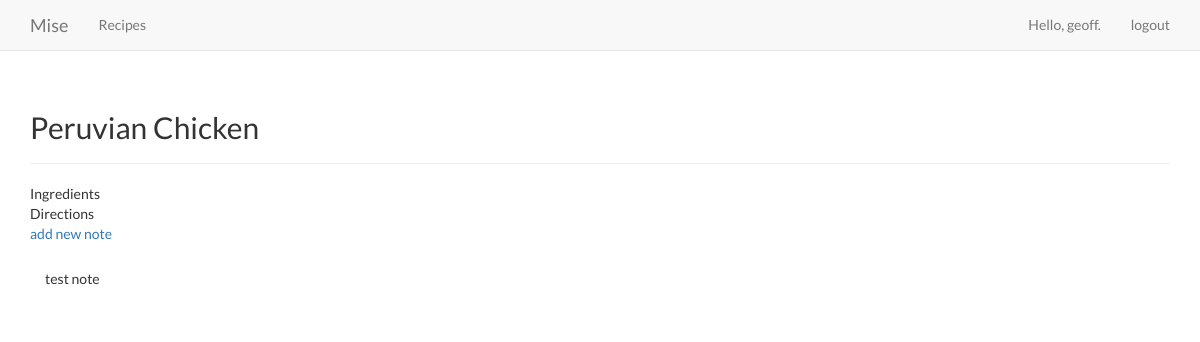
The app's page /recipes/4/ (signed in), older data.
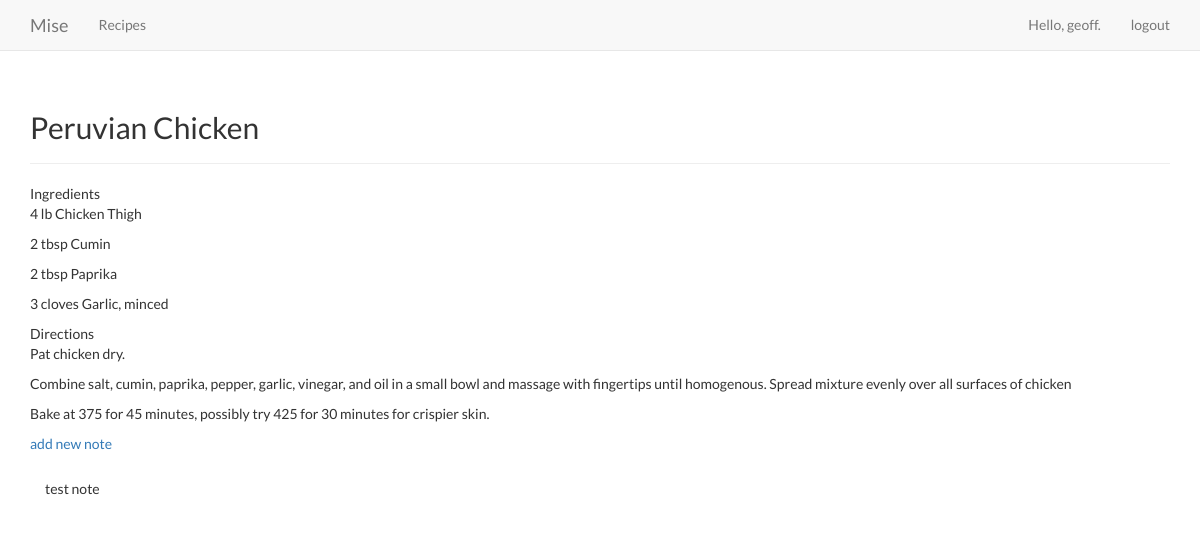
The same page, newer data.
### cookbook/models.py (models this page shows, shortened)
class Note(models.Model):
    recipe = models.ForeignKey(Recipe, models.CASCADE)
    text = models.TextField()
    date_added = models.DateTimeField(auto_now_add=True)

class Ingredient(models.Model):
    recipe = models.ForeignKey(Recipe, models.CASCADE)
    text = models.TextField()
    date_added = models.DateTimeField(auto_now_add=True)

class Step(models.Model):
    recipe = models.ForeignKey(Recipe, models.CASCADE)
    text = models.TextField()
    date_added = models.DateTimeField(auto_now_add=True)

### cookbook/views.py (the view)
# urls.py: url(r'^recipes/(?P<recipe_id>\d+)/$', views.recipe, name='recipe'),
@login_required
def recipe(request, recipe_id):
    recipe = get_object_or_404(Recipe, id=recipe_id)
    check_recipe_owner(recipe, request)
    notes = recipe.note_set.all()
    ingredients = recipe.ingredient_set.order_by('-date_added')
    steps = recipe.step_set.order_by('-date_added')
    context = {
        'recipe': recipe,
        'notes': notes,
        'ingredients': ingredients,
        'steps': steps
    }
    return render(request, 'cookbook/recipe.html', context)

### cookbook/models.py (called while the page is built)
    def __str__(self):
        return self.text

### cookbook/views.py (called while the page is built)
def check_recipe_owner(recipe, request):
    if recipe.owner != request.user:
        raise Http404

### cookbook/templates/cookbook/recipe.html (shortened to what this page needs)
{% extends 'cookbook/base.html' %}
{% load static %}
{% block header %}
  <link rel="stylesheet" type="text/css" href="{% static 'cookbook/css/recipe_style.css' %}" />
  <h2>{{ recipe }}</h2>
{% endblock header %}
{% block content %}
<div class="section-name">
    Ingredients
</div>
  {% for ingredient in ingredients %}
    <div id="ingredient">
      {{ ingredient.text|linebreaks }}
    </div>
  {% endfor %}
  <div class="section-name">
    Directions
  </div>
  {% for step in steps %}
  <div id="step">
    {{ step.text|linebreaks }}
  </div>
  {% endfor %}
  <p>
    <a href="{% url 'cookbook:new_note' recipe.id %}">add new note</a>
  </p>
  {% for note in notes %}
      <div class="panel-body">
        {{ note.text|linebreaks }}
      </div>
    </div>
  {% empty %}
      There are no entries for this post yet.
  {% endfor %}
{% endblock content %}

Row changes from the older to the newer data that the page shows:
added Ingredient: text "4 lb Chicken Thigh"
added Ingredient: text "2 tbsp Cumin"
added Ingredient: text "2 tbsp Paprika"
added Ingredient: text "3 cloves Garlic, minced"
added Step: text "Pat chicken dry."
added Step: text "Combine salt, cumin, paprika, pepper, garlic, vinegar, and oil in a small bowl and massage with fingertips until homogenous. Spread mixture evenly over all surfaces of chicken"
added Step: text "Bake at 375 for 45 minutes, possibly try 425 for 30 minutes for crispier skin."
